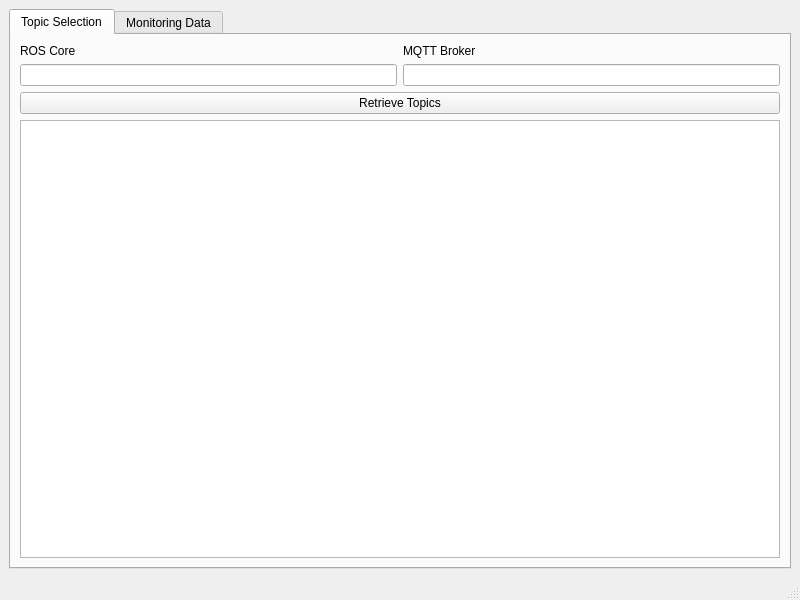
<?xml version="1.0" encoding="UTF-8"?>
<ui version="4.0">
 <class>Monitoring_UI</class>
 <widget class="QMainWindow" name="Monitoring_UI">
  <property name="geometry">
   <rect>
    <x>0</x>
    <y>0</y>
    <width>800</width>
    <height>600</height>
   </rect>
  </property>
  <property name="windowTitle">
   <string>MainWindow</string>
  </property>
  <widget class="QWidget" name="centralwidget">
   <layout class="QGridLayout" name="gridLayout">
    <item row="0" column="0">
     <widget class="QTabWidget" name="tabWidget">
      <property name="currentIndex">
       <number>0</number>
      </property>
      <widget class="QWidget" name="tab_select">
       <attribute name="title">
        <string>Topic Selection</string>
       </attribute>
       <layout class="QGridLayout" name="gridLayout_2">
        <item row="2" column="1">
         <widget class="QLineEdit" name="lineEdit_2"/>
        </item>
        <item row="2" column="0">
         <widget class="QLineEdit" name="lineEdit"/>
        </item>
        <item row="1" column="0">
         <widget class="QLabel" name="lbl">
          <property name="text">
           <string>ROS Core</string>
          </property>
         </widget>
        </item>
        <item row="4" column="0" colspan="2">
         <widget class="QTableWidget" name="tbl_topics"/>
        </item>
        <item row="1" column="1">
         <widget class="QLabel" name="label_2">
          <property name="text">
           <string>MQTT Broker</string>
          </property>
         </widget>
        </item>
        <item row="3" column="0" colspan="2">
         <widget class="QPushButton" name="btn_retrieve">
          <property name="text">
           <string>Retrieve Topics</string>
          </property>
         </widget>
        </item>
       </layout>
      </widget>
      <widget class="QWidget" name="tab_monitor">
       <attribute name="title">
        <string>Monitoring Data</string>
       </attribute>
       <layout class="QGridLayout" name="gridLayout_3">
        <item row="0" column="0">
         <widget class="QComboBox" name="cb_monitor_topic"/>
        </item>
        <item row="1" column="0">
         <widget class="QTreeView" name="tree_monitoring"/>
        </item>
       </layout>
      </widget>
     </widget>
    </item>
   </layout>
  </widget>
  <widget class="QMenuBar" name="menubar">
   <property name="geometry">
    <rect>
     <x>0</x>
     <y>0</y>
     <width>800</width>
     <height>21</height>
    </rect>
   </property>
  </widget>
  <widget class="QStatusBar" name="statusbar"/>
 </widget>
 <resources/>
 <connections/>
</ui>
